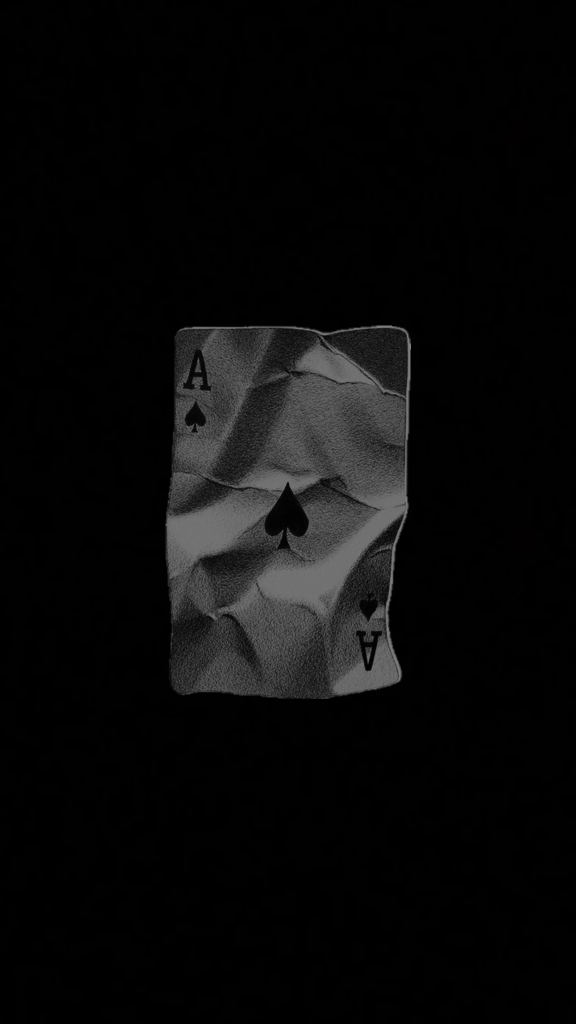
#> input picture scripts/tools/source/ace.png, 1152 x 2048 px (shown at 1/2 size)
$ python make_ace.py
#> lines starting #> are read from the running program, lines starting #| are printed output that depends on the picture
"""
make_ace.py — one-off, run locally (NOT in CI). regenerates scripts/ace_image.py.

crops the crumpled ace of spades out of its black backdrop, lifts it slightly
(the source is very dark) without losing its mood, and stores it as base64 jpeg so gen_ace.py can embed
it — an <img> svg can't load external files.

  pip install pillow
  python scripts/tools/make_ace.py
"""

import base64
import io
import os

from PIL import Image, ImageEnhance, ImageOps

HERE = os.path.dirname(__file__)
SRC = os.path.join(HERE, "source", "ace.png")
DST = os.path.join(HERE, "..", "ace_image.py")
WIDTH = 450          # 1.5x the ~300px it is shown at
PAD = 12


def main():
    img = Image.open(SRC).convert("L")
    box = img.point(lambda v: 255 if v > 35 else 0).getbbox()
#> box = (331, 651, 822, 1398)
    l, t, r, b = box
#> l = 331; t = 651; r = 822; b = 1398
    img = img.crop((max(0, l - PAD), max(0, t - PAD),
                    min(img.width, r + PAD), min(img.height, b + PAD)))
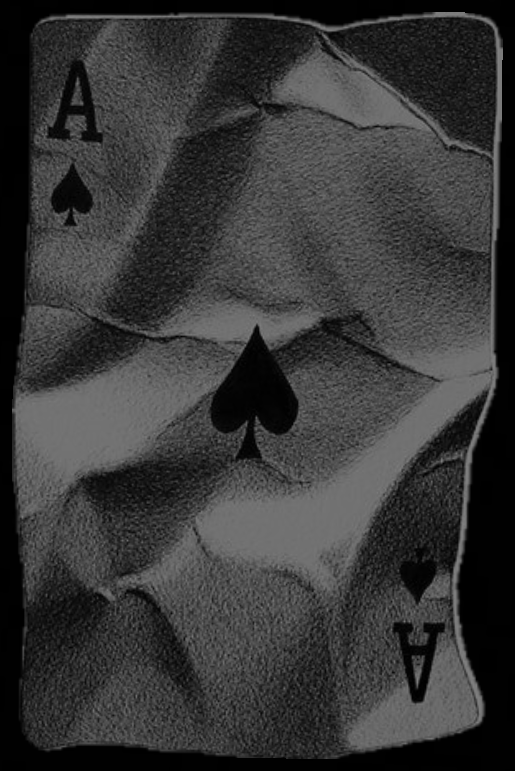
#> img: PIL image 515x771 L; min 0, max 128, mean 55.3
    img = ImageOps.autocontrast(img, cutoff=0.5)
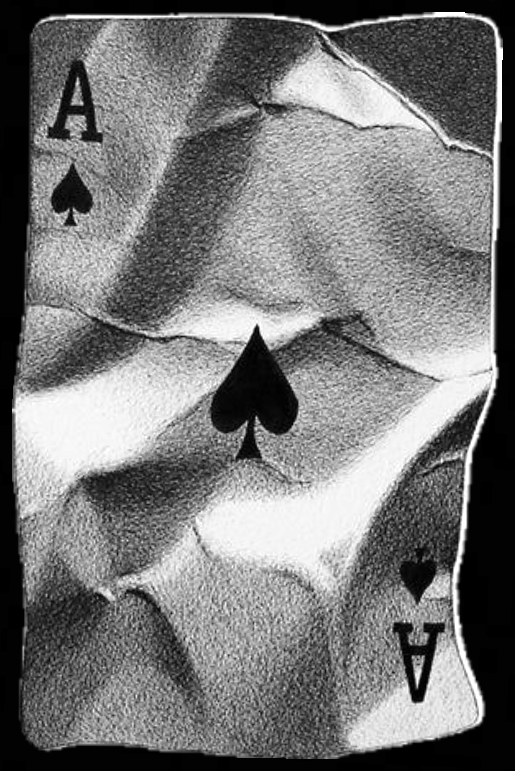
#> img: PIL image 515x771 L; min 0, max 255, mean 119
    img = ImageEnhance.Brightness(img).enhance(0.8)
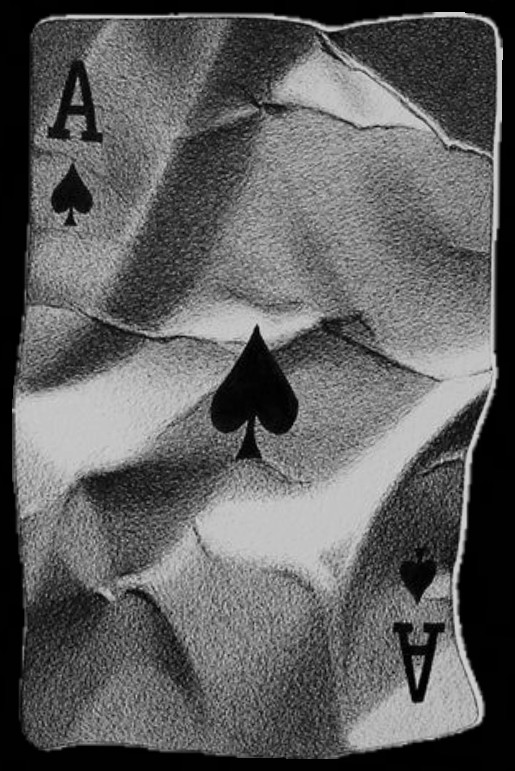
#> img: PIL image 515x771 L; min 0, max 204, mean 94.8
    h = round(img.height * WIDTH / img.width)
#> h = 674
    img = img.resize((WIDTH, h), Image.LANCZOS)
#> img: PIL image 450x674 L

    buf = io.BytesIO()
    img.save(buf, "JPEG", quality=60, optimize=True, progressive=True)
    b64 = base64.b64encode(buf.getvalue()).decode("ascii")
    with open(DST, "w", encoding="utf-8") as f:
        f.write('"""generated by scripts/tools/make_ace.py — do not edit."""\n\n')
        f.write(f"W, H = {WIDTH}, {h}\n")
        f.write(f'ACE_JPEG_B64 = "{b64}"\n')
    print(f"crop {box} -> {WIDTH}x{h}, {len(b64)} b64 chars")
#| crop (331, 651, 822, 1398) -> 450x674, 63100 b64 chars


if __name__ == "__main__":
    main()
